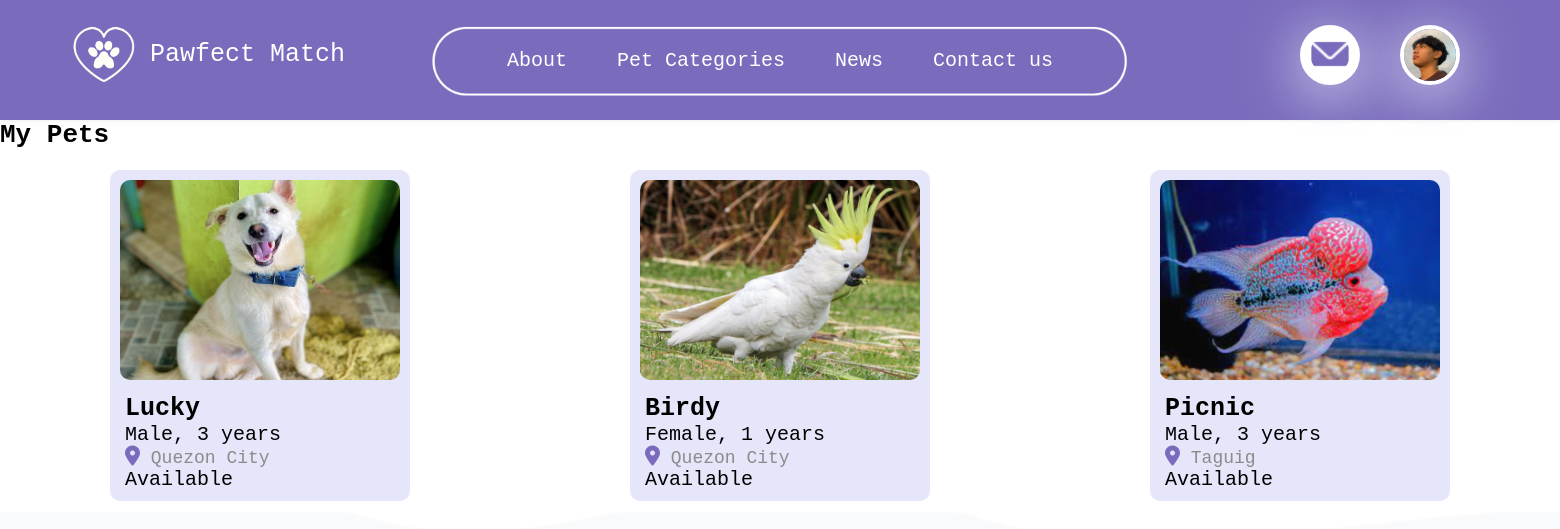
/user_pets.php (signed in), run on the app's committed database.
### tables this page shows
CREATE TABLE `pets` (
  `id` bigint(20) NOT NULL,
  `pet_id` bigint(20) NOT NULL,
  `pet_name` varchar(255) NOT NULL,
  `pet_owner` varchar(255) NOT NULL,
  `pet_owner_image` varchar(255) NOT NULL,
  `pet_owner_id` bigint(20) NOT NULL,
  `pet_location` varchar(255) NOT NULL,
  `pet_address` varchar(255) NOT NULL,
  `pet_type` varchar(255) NOT NULL,
  `pet_breed` varchar(255) NOT NULL,
  `pet_gender` varchar(255) NOT NULL,
  `pet_age` int(11) NOT NULL,
  `pet_image` varchar(100) NOT NULL,
  `pet_description` longtext NOT NULL,
  `availability` varchar(100) NOT NULL,
  `reservation` int(11) NOT NULL,
  `reservation_id` bigint(20) NOT NULL,
  `date` timestamp NOT NULL DEFAULT current_timestamp() ON UPDATE current_timestamp()
);

### functions.php (called while the page is built, shortened)
<?php
function check_login($con)
{
	if(isset($_SESSION['user_id']))
	{
		$id = $_SESSION['user_id'];
		$query = "select * from users where user_id = '$id' limit 1";
		$result = mysqli_query($con,$query);
		if($result && mysqli_num_rows($result) > 0)
		{
			$user_data = mysqli_fetch_assoc($result);
			return $user_data;
		}
	}
	die;
}

### user_pets.php (the view, shortened to what this page needs)
<?php
include("connection.php");
include("functions.php");
$user_data = check_login($con);
$user_id = $user_data['user_id'];
?>
<!DOCTYPE html>
<html lang="en">
<head>
    <link rel="stylesheet" href="css/style.css">
    <link rel="stylesheet" href="css/message.css">
    <link rel="stylesheet" href="https://cdnjs.cloudflare.com/ajax/libs/font-awesome/5.15.2/css/all.min.css"/>
</head>
<div class="title">
    <h1>My Pets</h1>
</div>
<div class="my-pets">
<?php
$query = "SELECT pet_id, pet_name, pet_owner, pet_type, pet_breed, pet_gender, pet_age, pet_image, pet_location, pet_address, pet_description, availability FROM pets WHERE pet_owner_id = '$user_id'";
$result = mysqli_query($con, $query);
if(mysqli_num_rows($result) > 0) {
    while($row = mysqli_fetch_assoc($result)) {
        $pet_id = $row['pet_id'];
        $pet_name = $row['pet_name'];
        $pet_location = $row['pet_location'];
        $pet_address = $row['pet_address'];
        $pet_gender = $row['pet_gender'];
        $pet_age = $row['pet_age'];
        $pet_image = $row['pet_image'];
        $availability = $row['availability'];
        ?>
        <a href='pet_profile.php?pet_id=<?php echo $pet_id;?>?availability=<?php echo $availability;?>'>
            <div class="details">
                <img src='uploads/<?php echo $pet_image;?>' alt='<?php echo $pet_name;?>'>
                <h2><?php echo $pet_name;?></h2>
                <p><?php echo $pet_gender;?>, <?php echo $pet_age;?> years</p>
                <span><i class="fas fa-location-dot"></i>  <?php echo $pet_location.' '.$pet_address?></span>
                <p><?php echo $availability;?></p>
            </div>
        </a>
        <?php
    }
} else {
    echo "No pets found.";
}
?>
</div>
</body>
</html>

### css/style.css (style rules this page uses)
* { margin: 0; padding: 0; box-sizing: border-box; }
nav { background-color: #7A6BBC; padding: 20px 20%; box-shadow: 0 0 5px rgba(0, 0, 0, 0.1); width: 100%; height: 120px; display: flex; position: relative; }
.menu-box nav { display: flex; justify-content: space-between; align-items: center; padding: 10px; }
.bg-bottom { position: fixed; bottom: -100px; left: 0; width: 100%; text-align: center; z-index: -1; }
.menu-box nav .list { margin: 0 auto; }
.menu-box nav .user-image { margin-left: 10px; }
.logo-image { position: absolute; top: 20px; left: 70px; width: 70px; height: 70px; object-fit: cover; z-index: 1; }
.user-btn { position: absolute; top: 25px; right: 200px; width: 60px; height: 60px; border-radius: 50%; background-color: white; border: 4px solid #ffffff; box-shadow: 0 10px 60px #E6E6FA; }
.user-btn img { position: absolute; align-items: center; border-radius: 50%; width: 40px; top: 5px; left: 6px; }
.user-image { position: absolute; top: 25px; right: 100px; width: 60px; height: 60px; border-radius: 50%; border: 4px solid #ffffff; box-shadow: 0 10px 60px #E6E6FA; }
.list { padding: 0; margin: 0; font-family: monospace; display: flex; justify-content: center; list-style: none; z-index: 99; margin-top: 10px; }
.list li { display: inline-block; position: relative; }
.list li:last-child { margin-right: 0; }
.list li a { display: block; padding: 20px 25px; color: #FFFFFF; text-decoration: none; text-align: center; font-size: 20px; }
.logo-text { position: absolute; top: 40px; left: 150px; color: #ffffff; font-size: 25px; display: flex; align-items: center; font-family: monospace; }
.top-oval { position: absolute; margin-top: 10px; width: 700px; height: 100px; left: 50%; transform: translateX(-50%); z-index: 0; }

### user_pets.php (style rules this page uses)
body { font-family: monospace; background-color: #fff; margin: 0; padding: 0; }
.my-pets { display: flex; flex-wrap: wrap; justify-content: space-around; width: 100%; }
.my-pets a { margin-top: 10px; text-decoration: none; }
.details { background: #E6E6FA; border-radius: 10px; width: 300px; padding: 10px; margin: 10px 0 10px 0; cursor: pointer; }
.details img { max-height: 200px; height: auto; width: 100%; border-radius: 10px; }
.details h2 { color: #000; font-size: 25px; margin: 10px 0 0 5px; font-weight: bold; }
.details p { color: #000; font-size: 20px; margin: 0 0 0 5px; }
.details span { color: #8B8B8B; font-size: 18px; font-weight: 300; margin: 0 0 10px 5px; }
.details span i { color: #7A6BBC; font-size: 20px; }

### data on the page
pets: pet_image (picture), pet_name "Lucky", pet_gender "Male", pet_age "3", pet_location "Quezon City", availability "Available"
pets: pet_image (picture), pet_name "Birdy", pet_gender "Female", pet_age "1", pet_location "Quezon City", availability "Available"
pets: pet_image (picture), pet_name "Picnic", pet_gender "Male", pet_age "3", pet_location "Taguig", availability "Available"
